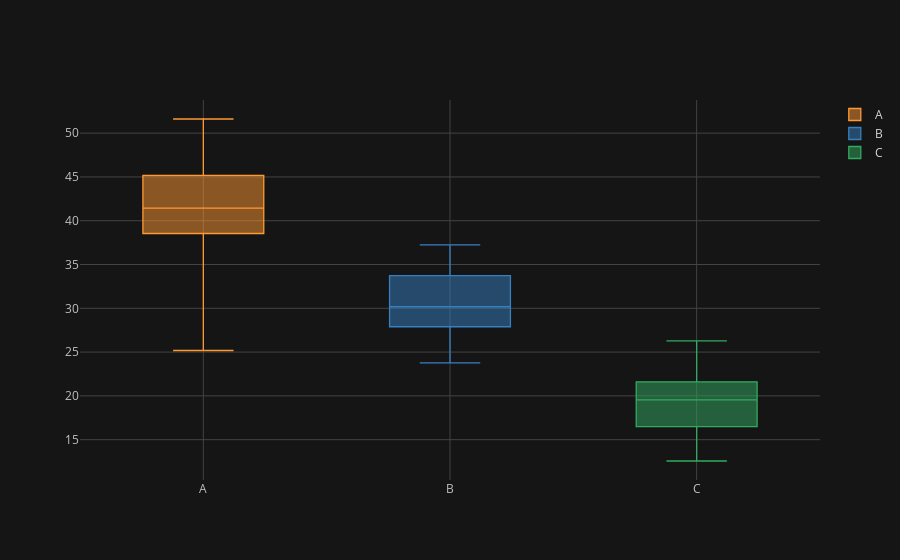

Write notebook code for a chart like this one.
### Code cell
df.iplot(kind = 'box',theme='solar')
